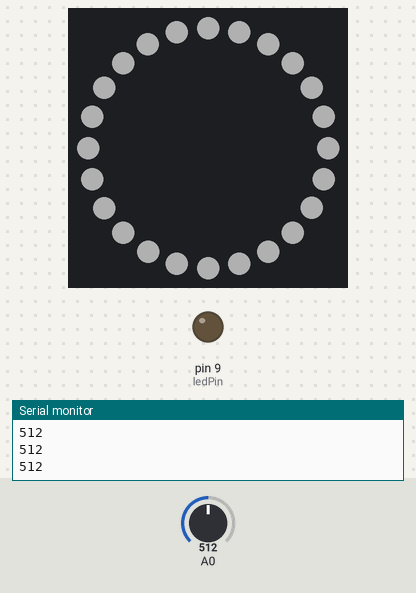
Simulated run of this sketch. Board: Arduino Uno, built with avr-gcc and run on an emulated ATmega328P. Shown: 24 RGB LEDs in a ring, first at the top, clockwise, output pins drawn as LEDs (lit = HIGH), the last lines printed to the serial monitor. Inputs (shaded band) come from the test bench; at power-on: A0 = 512. Dim RGB values are drawn brighter than linear.

Above: at 1.2 s.
1.3 s: A0 set to 10
At 2.31 s:
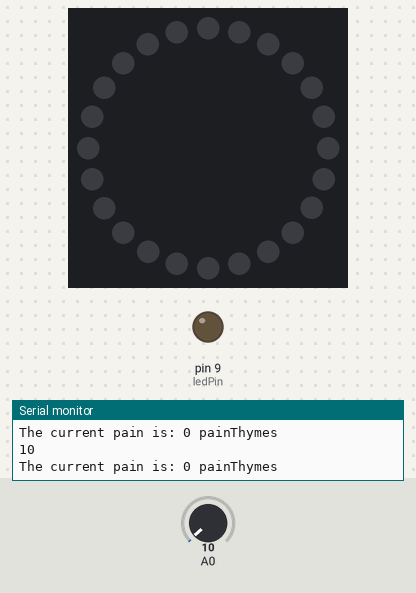
2.8 s: A0 set to 511
At 3.21 s:
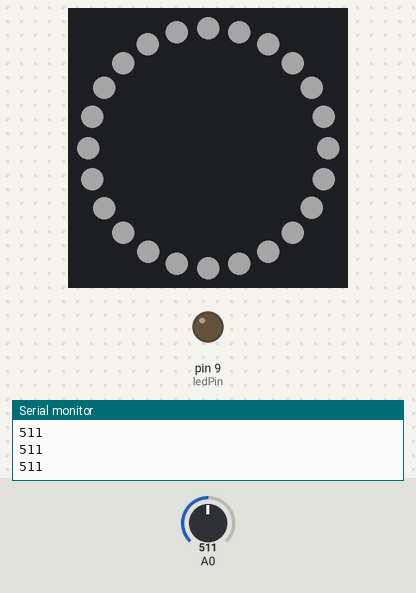
5.8 s: A0 set to 471
7.5 s: A0 set to 449
9.2 s: A0 set to 0
At 11.31 s:
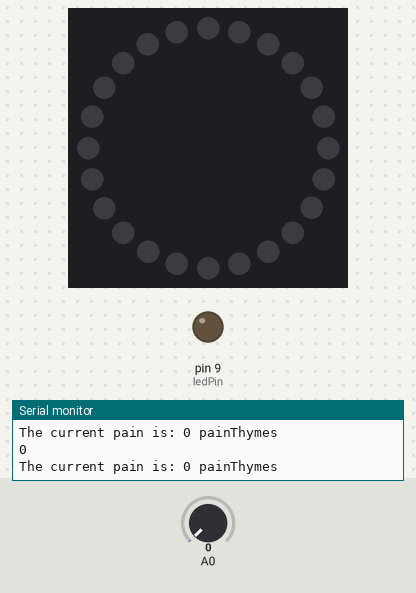
Timing chart, 0 to 11.7 s (numbered marks = the images above; inputs shaded):
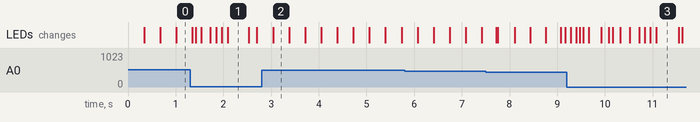

The sketch:

pointlights.ino
```cpp
//Version 3 - Adding behaviour


//For neopixels...
#include <Adafruit_NeoPixel.h>
const byte neoPin = 11;       //Global GPIO pin
const byte neoPixels = 24;    //Global constant for number of pixels
byte neoBright = 100;         //Variable for Neopixel brightness

// Create new Neopixel ring object
Adafruit_NeoPixel ring = Adafruit_NeoPixel(neoPixels, neoPin, NEO_GRB);


enum ledStates {START, INCREASE, DECREASE, STAY, WAVE, OFF, ON, INCREASEAGAIN, HALFSINE, OFF2, FADEOUT}; // Here we make nicknames for the different states our program supports.
enum ledStates ledState; // We define 'ledState' as type ledStates'
enum ledStates previousLedState = ledState;

unsigned long startMillis;  //some global variables available anywhere in the program
unsigned long currentMillis;

//Global variables
int brightness = 0; // our main variable for setting the brightness of the LED
float velocity = 1.0; // the speed at which we change the brightness.
int ledPin = 9; // we use pin 9 for PWM

//Variables for controlling patterns
int maxLength;
int chargeState;    //255 is 100 percent
int holdChargeState;    //255 is 100 percent
int pauseTime;    //255 is 100 percent
int storeState;
int fading = 0;
//State
int globalState = 0;
int painCounter = 0;
int painSwitch = 0;

//Am I alive?
int alive = 1;

int hlrCount = 0;
int hlrFreqCheck = 0;
int lifeCounter = 0;
int requiredHlrCount = 10;
int sensitivity = 0;

int lives = 2;
int maxPain = 10;

void setup() {
  // put your setup code here, to run once:
  pinMode(ledPin, OUTPUT); // set ledPin as an output.
  Serial.begin(9600); // initiate the Serial monitor so we can use the Serial Plotter to graph our patterns

  //Sensor
  pinMode(A0, INPUT);

  //Start over
  pinMode(10, INPUT_PULLUP);

  //Setup for ring
  ring.begin();
  ring.setBrightness(neoBright);
  ring.show();

}

void loop() {
  int readPiezo = analogRead(A0);
  readPiezo = map(readPiezo, 0, 1023, 0, 1023);
  //readPiezo = map(readPiezo, 0, 0, 0, 255);
  //Serial.println("Piezo = ");
  Serial.println(readPiezo);
  //Serial.println(" %");
  //delay(50);


  if (alive == 0) {
    if (hlrCount >= requiredHlrCount && lifeCounter < lives) {
      Serial.println("Alive!!!!");
      alive = 1;
      lifeCounter++;
      requiredHlrCount = requiredHlrCount + 5;

      //reset those badboys
      hlrCount = 0;
      hlrFreqCheck = 0;

      //painswitch?

    } else {
      die();

      int startPin = digitalRead(10);

      if (startPin == 0 && hlrFreqCheck == 0) {
        Serial.println("Wake up!");
        hlrCount++;
        hlrFreqCheck = 1;


      } else if (startPin == 1) {
        hlrFreqCheck = 0;
      }
      delay(10);
    }

  } else {
    //Read sensor value
    int sensorValue = analogRead(A0);
    sensorValue = sensorValue * 10;
    sensorValue = map(sensorValue, 0, 1023, 0, 100);

//    if (sensorValue > 500) {    //Set max value
//      sensorValue = 100;
//    }
    sensorValue == readPiezo;
    //Serial.print("Sensor : ");
    //Serial.println(sensorValue);

    //brightness = map(sensorValue, 0, 100, 0, 255);

    //Map sensor value to conditions and state
    if (sensorValue > 450) {     //100
      globalState = 1;
      //Serial.println("above 80");

    } else if (sensorValue > 350 - sensitivity) {    //75
      globalState = 2;
      //Serial.println("above 50");

    } else if (sensorValue > 20 - sensitivity) {            //0
      globalState = 3;
      //Serial.println("else");
    } else {
      globalState = 4;
    }

    //States
    if (globalState == 1) {        // 100
     //Define variables
       if (painCounter > maxPain) {
        die();
       } else {
        increaseDecrease();      //Composing function
       }
      delay(10);
      setLed();

      //analogWrite(ledPin, brightness);
      currentMillis = millis(); //store the current time since the program started

     } else if (globalState == 2) {        // 75
      //Define variables
      maxLength = 100;
      chargeState = 130;    //255 is 100 percent
      holdChargeState = 1200;    //255 is 100 percent
      pauseTime = 1000;    //255 is 100 percent

      changeState(WAVE);
      waveThem();    //Composing function

      delay(10);
      setLed();

      //analogWrite(ledPin, brightness);
      currentMillis = millis(); //store the current time since the program started

    } else if (globalState == 3) {        // 50
      waveSlow();
      delay(10);

      setLed();
      //analogWrite(ledPin, brightness);
      currentMillis = millis(); //store the current time since the program started

    } else if (globalState == 4) {

      if (painCounter % 2 == true && painSwitch == 0) {
        painSwitch = 1;
      } else {
        painCounter = painCounter * 0.99999997;
        painSwitch = 0;
      }

      Serial.print("The current pain is: ");
      Serial.print(painCounter);
      Serial.println(" painThymes");
      constantWave();
      delay(10);

      setLed();
      //Write(ledPin, brightness);
      currentMillis = millis(); //store the current time since the program started

    }
  }

}

void compose() {
  switch (ledState){

  case START:
    plot("START", brightness);
    brightness = 255;
    if (currentMillis - startMillis >= maxLength){
      changeState(DECREASE);
      }
    break;

  case INCREASE:
    //brightness = increase_brightness(brightness, 18);
    brightness = expInc_brightness(brightness, 20);

    plot("INCREASING", brightness);

    if (brightness > 250){
      //ledState = WAVE;
      changeState(OFF);
      }
   break;

  case DECREASE:
    //brightness = decrease_brightness(brightness, 20);
    brightness = expDec_brightness(brightness, maxLength/10);

    plot("DECREASING", brightness);
      if (brightness <= chargeState){
      changeState(OFF2);
      }
     break;

  case INCREASEAGAIN:
    brightness = increase_brightness(brightness, 20);

    plot("INCREASING", brightness);

    if (brightness >= 130){
      //ledState = WAVE;
      changeState(OFF);
    }

    break;

  case WAVE:
    plot("WAVE", brightness);
    brightness = 180;
    brightness = sinewave(1000,256,0); // you can tweak the parameters of the sinewave

    setLed();
    //analogWrite(ledPin, brightness);

    if (currentMillis - startMillis >= 5000){ //change state after 5 secs by comparing the time elapsed since we last change state
      changeState(START);
      }
    break;

  case STAY:
    plot("STAY", brightness);
    brightness = brightness;
    break;

  case ON:
    plot("ON", brightness);
    brightness = 255;
    break;

  case OFF:
    plot("OFF", brightness);
    brightness = 0;
    if (currentMillis - startMillis >= pauseTime){
      changeState(START);
      //globalState++;
      }
    break;

  case OFF2:
  plot("OFF", brightness);
  brightness = chargeState;
  if (currentMillis - startMillis >= holdChargeState){
    changeState(FADEOUT);
    }
  break;

  case FADEOUT:
  //brightness = decrease_brightness(brightness, 20);
    brightness = expDec_brightness(brightness, maxLength/5);;

    plot("DECREASING", brightness);
      if (brightness <= 0){
      changeState(OFF);
      }
     break;
  }
}

void waveThem() {
  plot("WAVE", brightness);
  brightness = brightness;
  brightness = sinewave(1000,180,50); // you can tweak the parameters of the sinewave
  setLed();
  //analogWrite(ledPin, brightness);

  if (currentMillis - startMillis >= 5000){ //change state after 5 secs by comparing the time elapsed since we last change state
    changeState(START);
    }
}
void waveSlow() {
  plot("WAVE", brightness);
  brightness = brightness;
  brightness = sinewave(2000,100, 25); // you can tweak the parameters of the sinewave

  setLed();
  //analogWrite(ledPin, brightness);

  if (currentMillis - startMillis >= 5000){ //change state after 5 secs by comparing the time elapsed since we last change state
    changeState(START);
    }
}

void constantWave() {
  plot("WAVE", brightness);
  brightness = brightness;
  brightness = sinewave(3000,50,0); // you can tweak the parameters of the sinewave

  if (currentMillis - startMillis >= 5000){ //change state after 5 secs by comparing the time elapsed since we last change state
    changeState(START);
    }
}
void increaseDecrease() {
  if (ledState == 0 || ledState == 4) {
    changeState(INCREASE);
  }
  switch (ledState){

  case INCREASE:
    brightness = increase_brightness(brightness, 20 + (painCounter * painCounter/2));
    //brightness = expInc_brightness(brightness, 20);

    plot("INCREASING", brightness);

    if (brightness >= 250){
      //ledState = WAVE;
      changeState(DECREASE);
      }
   break;

  case DECREASE:
    brightness = decrease_brightness(brightness, 40 + (painCounter * painCounter/2));
    //brightness = expDec_brightness(brightness, maxLength/10);

    plot("DECREASING", brightness);
      if (brightness <= 0){
      changeState(INCREASE);
      painCounter++;
      Serial.print("Pain for: ");
      Serial.print(painCounter);
      Serial.println(" painThymes");
      }
     break;
  }
}

//Helper functions
void die() {
  alive = 0;

  if (brightness <= 0){
    //Callback for died
    //Serial.print("died ... ");
  } else {
    brightness = expDec_brightness(brightness, 2);

    plot("DECREASING", brightness);
  }
}

void changeState(ledStates newState){
    // call to change state, will keep track of time since last state
    startMillis = millis();
    ledState = newState;
  }

void plot(char *state, int brightness){
    // use this function to plot a graph.
    // it will normalize the auto-scaling plotter
    //Serial.print(state);
    //Serial.print(", ");
    //Serial.print(brightness);
    //Serial.println(", 0, 300");
  }

int increase_brightness (int brightness, float velocity){
    return brightness = brightness + 1 * velocity;
  }

int expInc_brightness (int brightness, float velocity){
  int output = brightness + brightness/velocity + 1;

  if (output >= 255) {
    return 255;
  } else {
    return output;
  }
}

int decrease_brightness (int brightness, float velocity){
  int output = brightness = brightness - 1 * velocity;

  if (brightness > 0) {
    return output;
  } else {
    return 0;
  }
}

int expDec_brightness (int brightness, float velocity){
  int output = brightness = brightness - brightness/velocity - 1;

  if (brightness > 0) {
    return output;
  } else {
    return 0;
  }
}

int sinewave(float duration, float amplitude, int offset){
    // Generate a sine oscillation, return a number.
    // In case you are using this for analogWrite, make sure the amplitude does not exceed 256
    float period = millis()/duration; // Duration iapn ms determines the wavelength.
    float midpoint = amplitude / 2; // set the midpoint of the wave at half the amplitude so there are no negative numbers
    int value = midpoint + midpoint * sin ( period * 2.0 * PI );

    value = value + offset; //offset allows you to move the wave up and down on the Y-axis. Should not exceed the value of amplitude to prevent clipping.
    return value;
  }

int halSine(float duration, float amplitude, int offset){
    // Generate a sine oscillation, return a number.
    // In case you are using this for analogWrite, make sure the amplitude does not exceed 256
    float period = millis()/duration; // Duration in ms determines the wavelength.
    float midpoint = amplitude / 2; // set the midpoint of the wave at half the amplitude so there are no negative numbers
    int value = midpoint + midpoint * sin ( period * 2.0 * PI );
    value = value + offset; //offset allows you to move the wave up and down on the Y-axis. Should not exceed the value of amplitude to prevent clipping.
    return value;
  }


void setLed() {
  for(int i = 0; i < neoPixels; i++){
    int ledValue = brightness;
    ring.setPixelColor(i, ring.Color(ledValue, ledValue, ledValue));
    ring.show();
  }
}
```

Measured:
- what the display in image 1 shows lasts 0.4 s, from 2.1 s to 2.5 s
- what the display in image 3 shows lasts 0.4 s, from 11.1 s to 11.5 s
